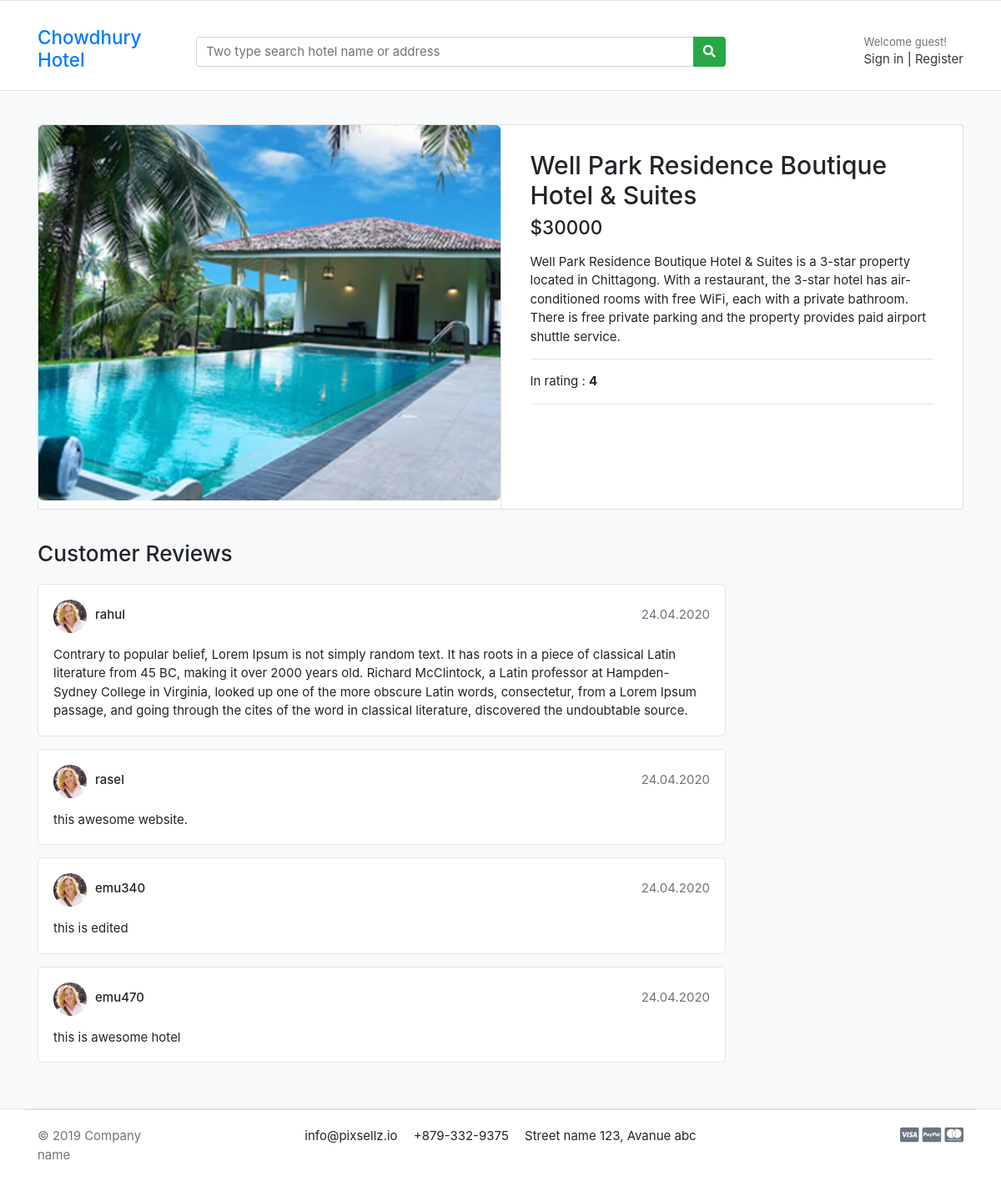
The app's page /hotel/5, older data.
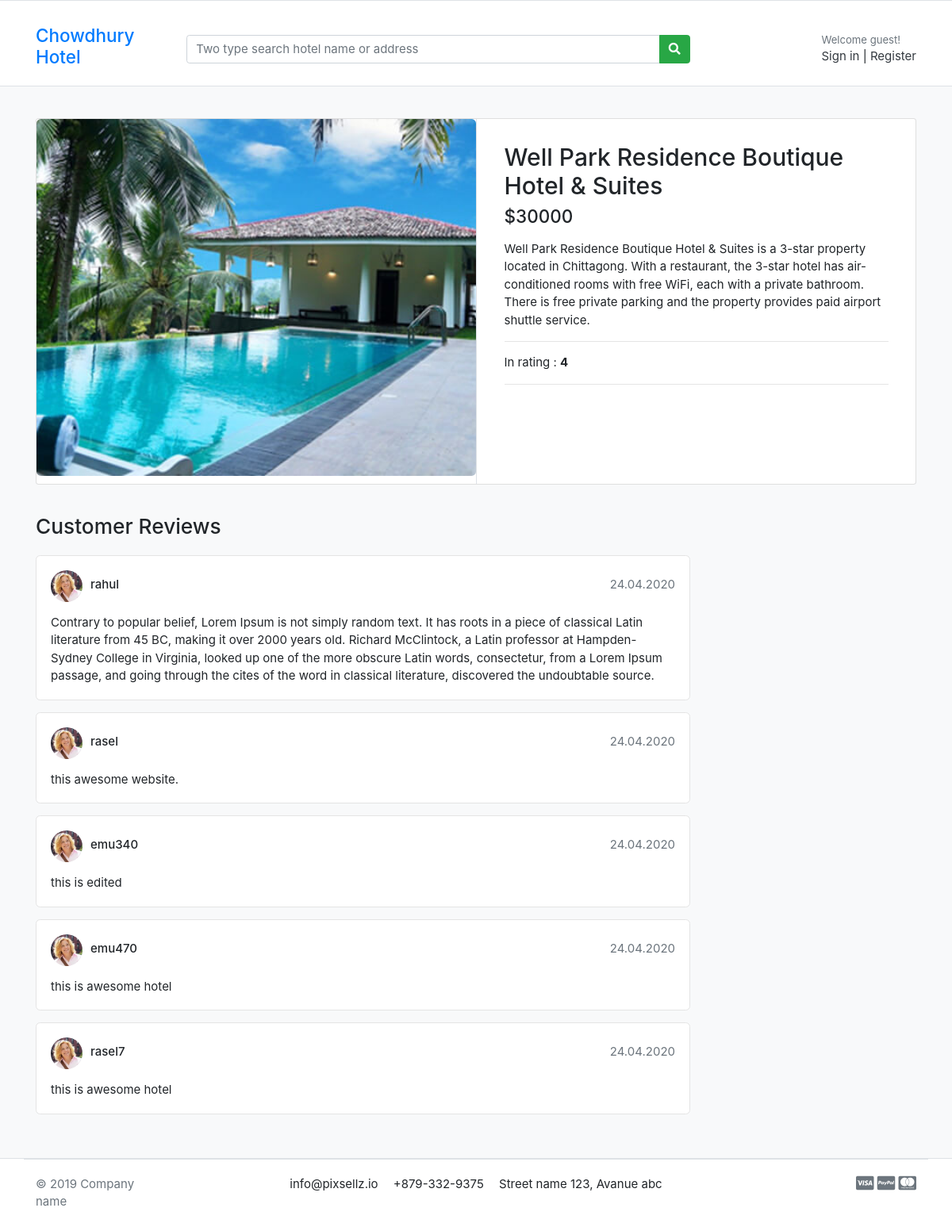
The same page, newer data.
### store/models.py (models this page shows, shortened)
class Review(models.Model):
    REVIEW = (
        ('1','1'),
        ('2','2'),
        ('3','3'),
        ('4','4'),
        ('5','5')
    )
    hotel = models.ForeignKey(Hotel, on_delete=models.CASCADE)
    user = models.ForeignKey(User, on_delete=models.CASCADE)
    rating = models.CharField(max_length=30, choices=REVIEW)
    comment = models.TextField()

### store/views.py (the view)
# urls.py: path('hotel/<slug:hotel_id>', views.hotel_details, name='hotel_details'),
def hotel_details(request,hotel_id):
    single_hotel = Hotel.objects.get(id = hotel_id)
    hotel_review = Review.objects.filter(hotel__id = hotel_id)
    return render(request, 'hotel/hotel_details.html', {'hotel':single_hotel, 'reviews':hotel_review})

### store/templates/hotel/hotel_details.html (shortened to what this page needs)
{% extends 'base.html' %} {% block body %}
<section class="section-content padding-y bg">
  <div class="container">
    <div class="card">
      <div class="row no-gutters">
        <aside class="col-md-6">
          <article class="gallery-wrap">
            <div class="img-big-wrap">
              <a href="#"><img src="{{hotel.image.url}}" /></a>
            </div>
          </article>
        </aside>
        <main class="col-md-6 border-left">
          <article class="content-body">
            <h2 class="title">{{hotel.hotel_name}}</h2>
            <div class="mb-3">
              <var class="price h4">${{hotel.price}}</var>
            </div>
            <p>{{hotel.description}}</p>
            <hr />
            <p>In rating : <b>{{hotel.rating}}</b></p>
            <hr />
          </article>
        </main>
      </div>
    </div>
    <br />
    <div class="row">
      <div class="col-md-9">
        <header class="section-heading">
          <h3>Customer Reviews</h3>
        </header>
        {% for review in reviews %}
        <article class="box mb-3">
          <div class="icontext w-100">
            <img
              src="./images/avatars/avatar1.jpg"
              class="img-xs icon rounded-circle"
            />
            <div class="text">
              <span class="date text-muted float-md-right">24.04.2020 </span>
              <h6 class="mb-1">{{review.user.username}}</h6>
            </div>
          </div>
          <div class="mt-3">
            <p>{{review.comment}}</p>
          </div>
        </article>
        {% endfor %}
      </div>
    </div>
  </div>
</section>
{% endblock body %}

Row changes from the older to the newer data that the page shows:
added Review: user.username "rasel7", comment "this is awesome hotel"
